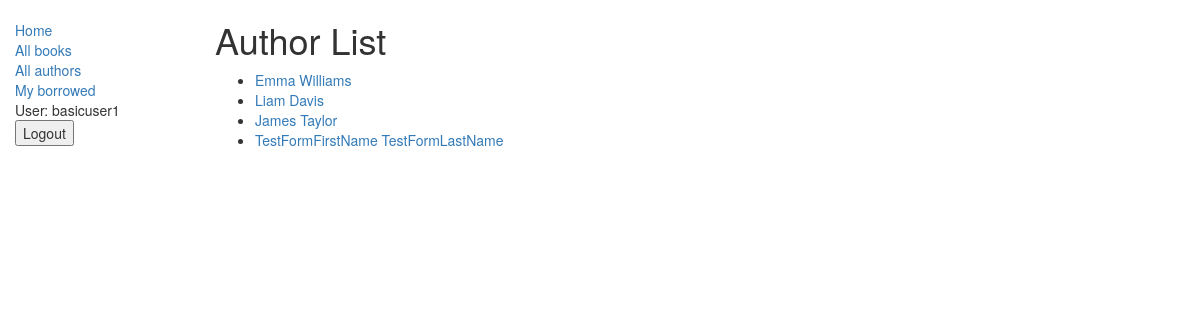
/catalog/authors/ (signed in), run on the app's committed database.
### catalog/models.py (models this page shows, shortened)
class Author(models.Model):
    first_name = models.CharField(max_length=100)
    last_name = models.CharField(max_length=100)
    date_of_birth = models.DateField(null=True, blank=True)
    date_of_death = models.DateField("Died", null=True, blank=True)
    def get_absolute_url(self):
        return reverse("author-detail", args=[str(self.id)])

### catalog/views.py (the view)
# urls.py: path('authors/', views.AuthorListView.as_view(), name='authors'),
class AuthorListView(generic.ListView):
    model = Author
    context_object_name = 'author_list'
    def get_context_data(self, **kwargs):
        context = super(AuthorListView, self).get_context_data(**kwargs)
        context['some_data'] = 'This is just some data'
        return context

### catalog/templates/catalog/author_list.html (shortened to what this page needs)
{% extends "base_generic.html" %}
{% block content %}
<h1>Author List</h1>
    {% if author_list %}
    <ul>
      {% for author in author_list %}
      <li>
        <a href="{{ author.get_absolute_url }}">{{ author.first_name }} {{ author.last_name}}</a>
      </li>
      {% endfor %}
    </ul>
    {% else %}
      <p>В библиотеке книг нет.</p>
    {% endif %}
{% endblock %}

### catalog/templates/base_generic.html (shortened to what this page needs)
<!doctype html>
<html lang="en">
  <head>
    <link
      rel="stylesheet"
      href="https://maxcdn.bootstrapcdn.com/bootstrap/3.3.7/css/bootstrap.min.css" />
    {% load static %}
    <link rel="stylesheet" href="{% static 'css/styles.css' %}" />
  </head>
  <body>
    <div class="container-fluid">
      <div class="row">
        <div class="col-sm-2">
          {% block sidebar %}
            <ul class="sidebar-nav">
              <li><a href="{% url 'index' %}">Home</a></li>
              <li><a href="{% url 'books' %}">All books</a></li>
              <li><a href="{% url 'authors' %}">All authors</a></li>
              {% if user.is_authenticated %}
                <li><a href="{% url 'my-borrowed'%}">My borrowed</a></li>
                <li>User: {{ user.get_username }}</li>
                <li>
                    <form action="{% url 'logout'%}?next={{request.path}}" method="post">
                        <input type="submit" value="Logout">
                    </form>
                </li>
              {% else %}
                <li><a href="{% url 'login'%}?next={{request.path}}">Login</a></li>
              {% endif %}
              </ul>
          {% endblock %}
        </div>
        <div class="col-sm-10 ">
            {% block content %}{% endblock %}
        </div>
      </div>
    </div>
  </body>
</html>

### catalog/static/css/styles.css (style rules this page uses)
.sidebar-nav { margin-top: 20px; padding: 0; list-style: none; }

### data on the page
Author: first_name "Emma", last_name "Williams"
Author: first_name "Liam", last_name "Davis"
Author: first_name "James", last_name "Taylor"
Author: first_name "TestFormFirstName", last_name "TestFormLastName"

### other printed values
{{ user.get_username }} "basicuser1"
